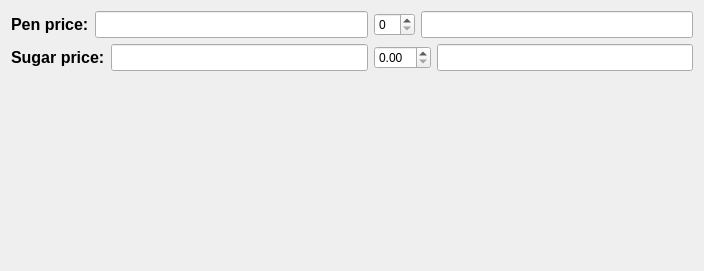
<?xml version="1.0" encoding="UTF-8"?>
<ui version="4.0">
 <class>Form</class>
 <widget class="QWidget" name="Form">
  <property name="geometry">
   <rect>
    <x>0</x>
    <y>0</y>
    <width>704</width>
    <height>271</height>
   </rect>
  </property>
  <property name="windowTitle">
   <string>Form</string>
  </property>
  <layout class="QVBoxLayout" name="verticalLayout">
   <item>
    <layout class="QHBoxLayout" name="horizontalLayout">
     <item>
      <widget class="QLabel" name="label">
       <property name="font">
        <font>
         <family>MS Shell Dlg 2</family>
         <pointsize>12</pointsize>
         <weight>75</weight>
         <italic>false</italic>
         <bold>true</bold>
        </font>
       </property>
       <property name="styleSheet">
        <string notr="true"/>
       </property>
       <property name="text">
        <string>Pen price:</string>
       </property>
      </widget>
     </item>
     <item>
      <widget class="QLineEdit" name="lineEdit_price_pen">
       <property name="font">
        <font>
         <pointsize>12</pointsize>
        </font>
       </property>
      </widget>
     </item>
     <item>
      <widget class="QSpinBox" name="spinBox"/>
     </item>
     <item>
      <widget class="QLineEdit" name="lineEdit_price_pen_result">
       <property name="font">
        <font>
         <pointsize>12</pointsize>
        </font>
       </property>
      </widget>
     </item>
    </layout>
   </item>
   <item>
    <layout class="QHBoxLayout" name="horizontalLayout_2">
     <item>
      <widget class="QLabel" name="label_2">
       <property name="font">
        <font>
         <family>MS Shell Dlg 2</family>
         <pointsize>12</pointsize>
         <weight>75</weight>
         <italic>false</italic>
         <bold>true</bold>
        </font>
       </property>
       <property name="styleSheet">
        <string notr="true"/>
       </property>
       <property name="text">
        <string>Sugar price:</string>
       </property>
      </widget>
     </item>
     <item>
      <widget class="QLineEdit" name="lineEdit_price_sugar">
       <property name="font">
        <font>
         <pointsize>12</pointsize>
        </font>
       </property>
      </widget>
     </item>
     <item>
      <widget class="QDoubleSpinBox" name="doubleSpinBox"/>
     </item>
     <item>
      <widget class="QLineEdit" name="lineEdit_price_sugar_result">
       <property name="font">
        <font>
         <pointsize>12</pointsize>
        </font>
       </property>
      </widget>
     </item>
    </layout>
   </item>
   <item>
    <widget class="QLabel" name="label_total">
     <property name="font">
      <font>
       <family>MS Shell Dlg 2</family>
       <pointsize>12</pointsize>
       <weight>75</weight>
       <italic>false</italic>
       <bold>true</bold>
      </font>
     </property>
     <property name="styleSheet">
      <string notr="true"/>
     </property>
     <property name="text">
      <string/>
     </property>
    </widget>
   </item>
  </layout>
 </widget>
 <resources/>
 <connections/>
</ui>
